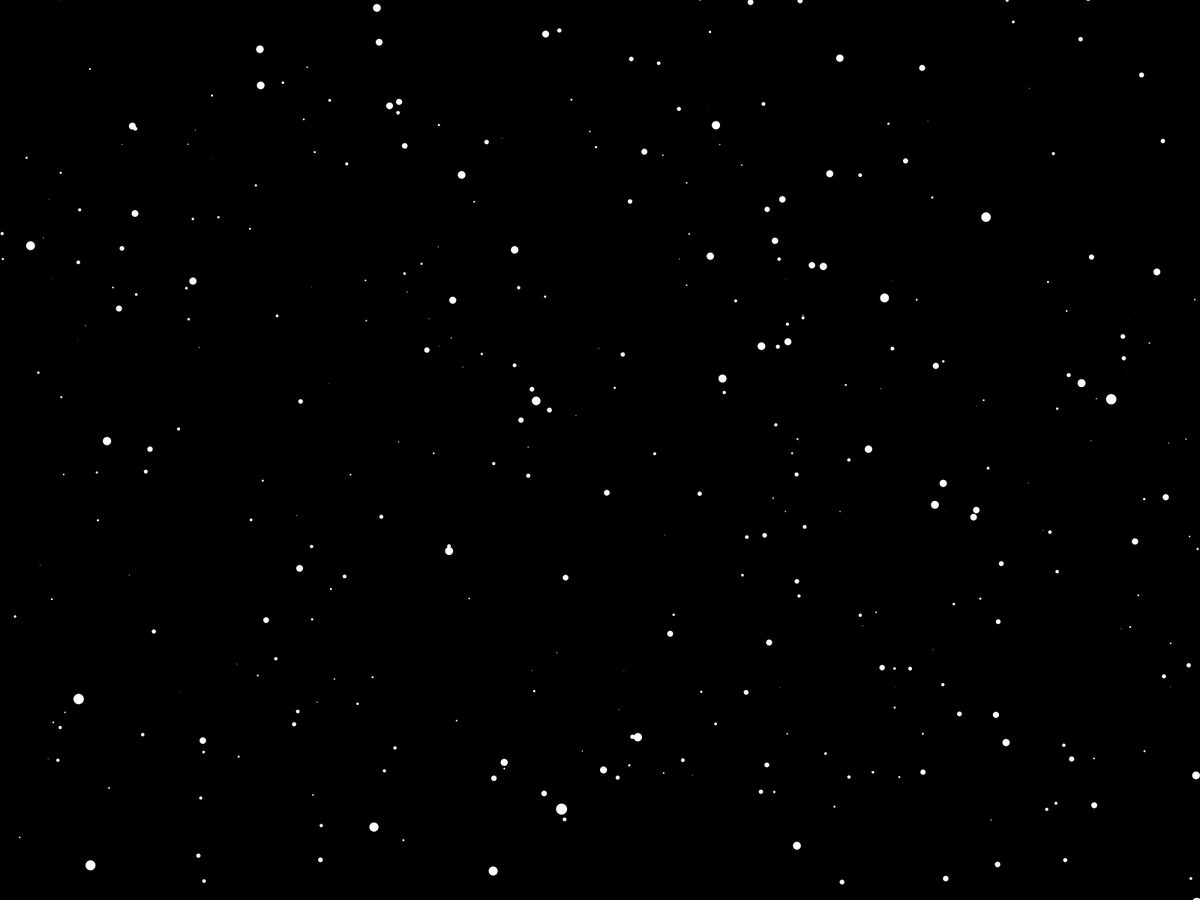
Frame 1 (no input)
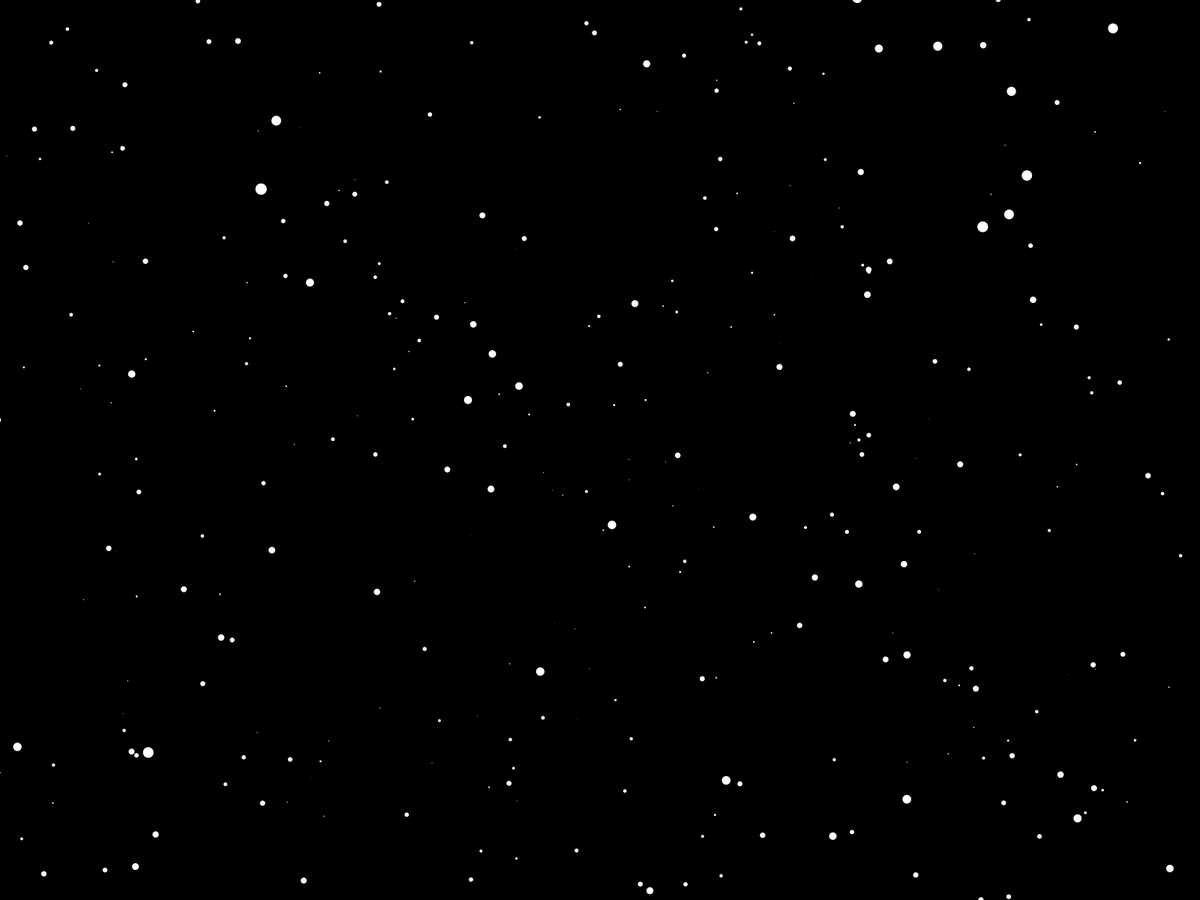
Frame 60 (the mouse pressed at the canvas centre just before this capture)
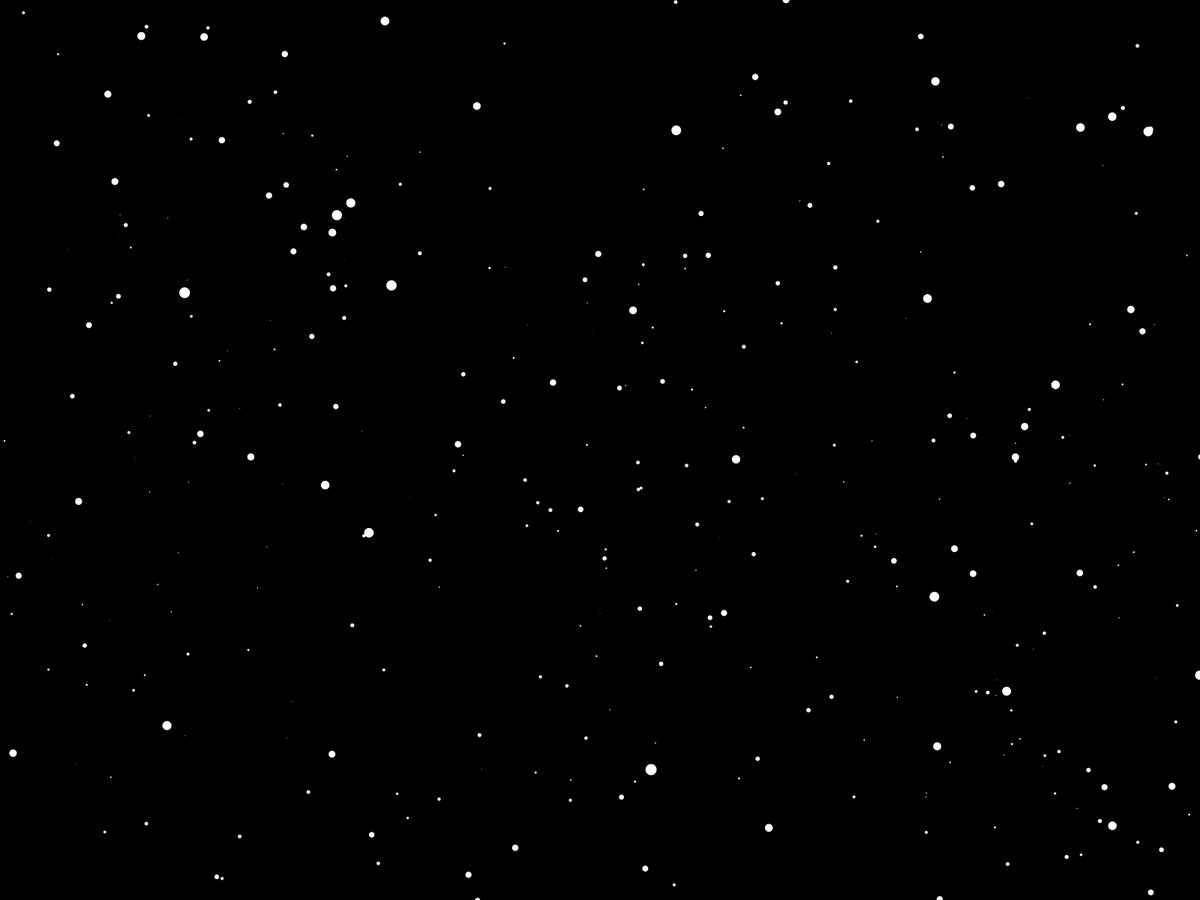
Frame 120 (the mouse held since frame 60 and released just before this capture)

The Processing sketch that drew these frames (run headless with seeded random() and noise(); from frame 60 on, the mouse is pressed at the canvas centre):

// Processing sketch: sketch_fallingIntoStars
// ── sketch_fallingIntoStars.pde
Star[] stars = new Star[900];

float speed = 3;

void setup() {
  fullScreen();
  
  for(int i = 0; i < stars.length; i++) {
    stars[i] = new Star();
  }
}

void draw() {
  background(0);
  translate(width/2, height/2);
  for (int i = 0; i < stars.length; i++) {
    stars[i].update();
    stars[i].show();
  }
}

// ── Star.pde
class Star {
  float x;
  float y;
  float z;
  float pz;
  
  Star() {
    x = random(-width/2,width/2);
    y = random(-height/2,height/2);
    z = random(width/2);
    pz = z;
  }
  
  void update() {
    z = z - speed;
    if (z < 1) {
      z = width/2;
      x = random(-width/2,width/2);
      y = random(-height/2,height/2);
      pz = z;
    }
  }
  
  void show() {
    fill(255);
    noStroke();
    
    float sx = map(x / z, 0, 1, 0, width/2);
    float sy = map(y / z, 0, 1, 0, height/2);;
    float r = map(z, 0, width/2, 16, 0);
    
    ellipse(sx, sy, r, r);

    pz = z;
  }
}
